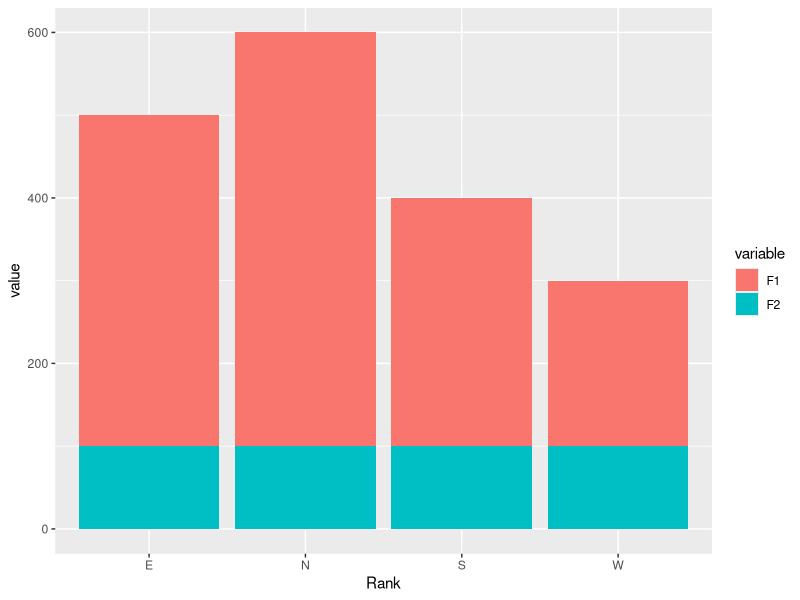

Write the R code that produced this figure.
DF <- read.table(text="Rank F1     F2
N    500    100
E    400    100
S    300    100
W    200    100", header=TRUE)

library(reshape2)
DF1 <- melt(DF)
# DF1 <- melt(DF, id.var="Rank")

library(ggplot2)
plot <- ggplot(DF1, aes(x = Rank, y = value, fill = variable)) + 
  geom_bar(stat = "identity")
plot
# plot + coord_polar() 